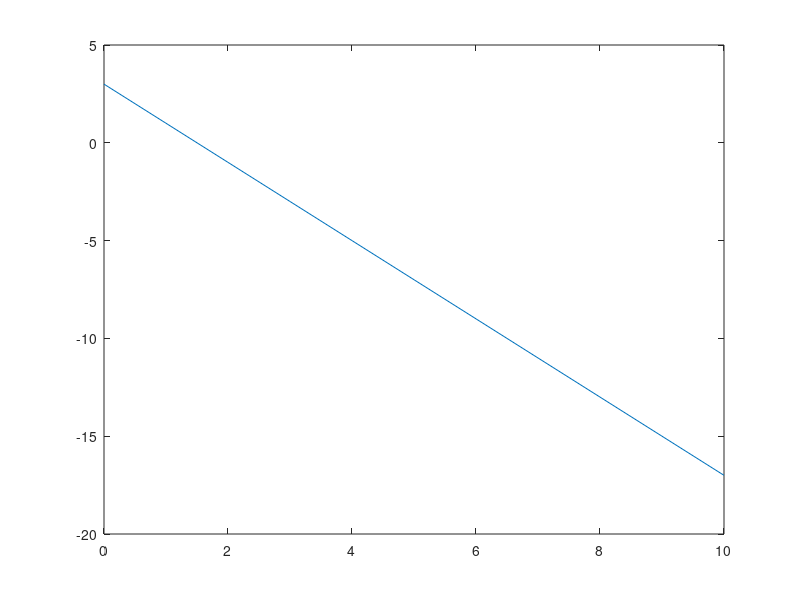
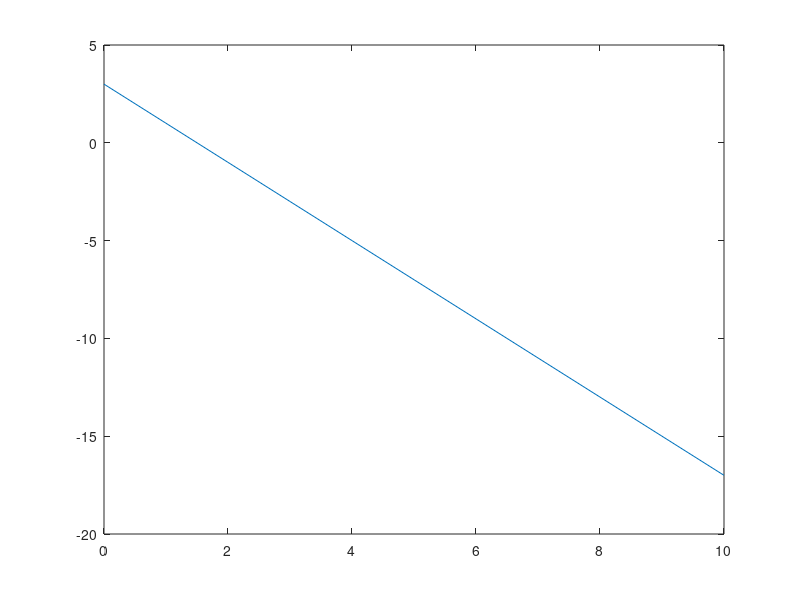
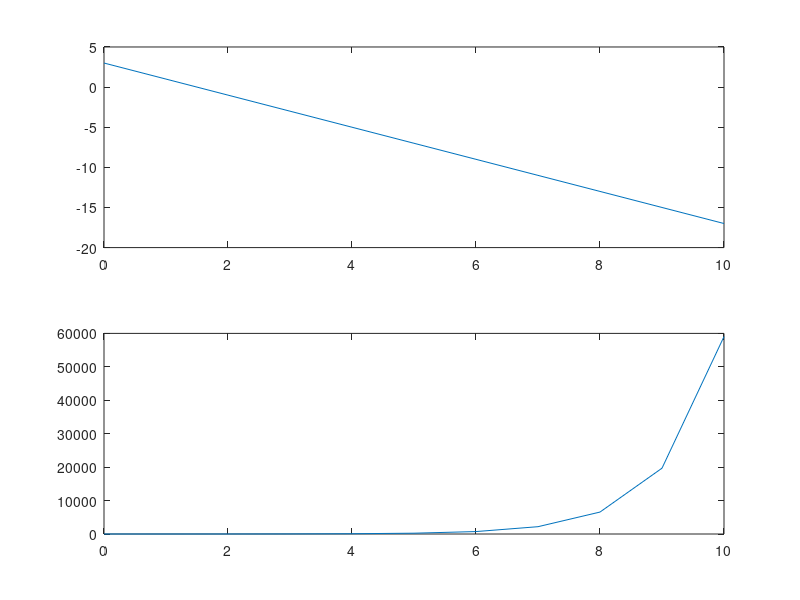
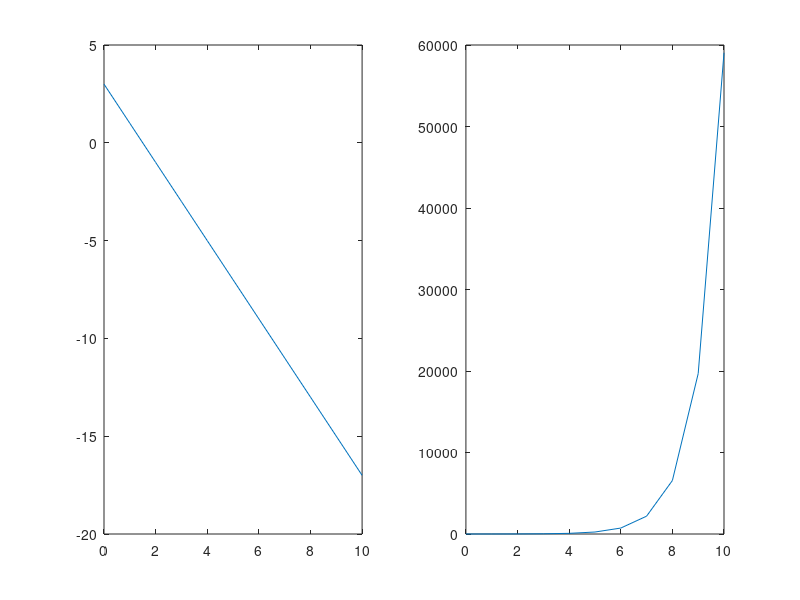

Here is the MATLAB script that generated these plots, in order:
% part 1: basic matrix
clear all;
close all;
a = [1:10]
b = [1:100]/10
c = [1:0.1:10]
d = [0.1:0.1:10]

% part 2: basic plot
clear all;
close all;
x = [0:10]
m = -2
c = 3
y1 = m*x+c
y2 = c.^x
figure(1)
plot(x,y1)
figure(2)
plot(x,y1)
figure(3)
subplot(2,1,1), plot(x,y1)
subplot(2,1,2), plot(x,y2)
figure(4)
subplot(1,2,1), plot(x,y1)
subplot(1,2,2), plot(x,y2)

% part 3: sin wave
clear all;
close all;
f=1; %frequency [Hz]
t=(0:1/(f*100):20);
a=5;    %amplitude [V]
phi=0;  %phase
y=a*sin(2*pi*f*t+phi);
figure(5)
plot(t,y)
xlabel('time(s)')
ylabel('amplitude(V)')

% part 4: edited sin wave
clear all;
close all;
f=1; %frequency [Hz]
t=(0:1/(f*100):20);
a=3;    %amplitude [V]
phi=0;  %phase
y=a*sin(2*pi*f*t+phi);
figure(6)
plot(t,y)
xlabel('time(s)')
ylabel('amplitude(V)')
